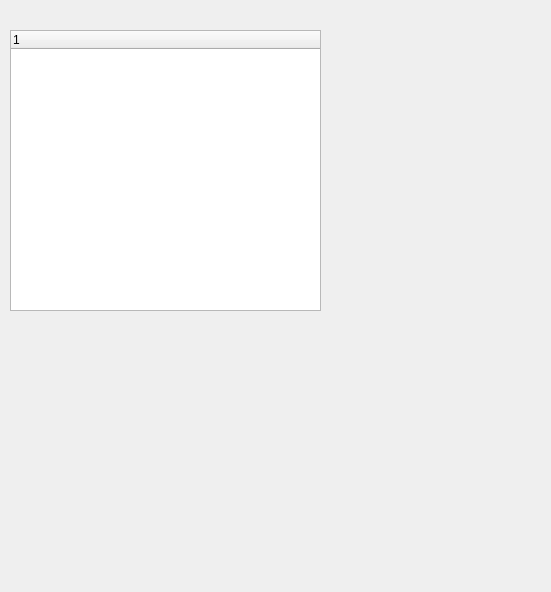
<?xml version="1.0" encoding="UTF-8"?>
<ui version="4.0">
 <class>MyWidget</class>
 <widget class="QWidget" name="MyWidget">
  <property name="geometry">
   <rect>
    <x>0</x>
    <y>0</y>
    <width>551</width>
    <height>592</height>
   </rect>
  </property>
  <property name="windowTitle">
   <string>MyWidget</string>
  </property>
  <widget class="QTreeWidget" name="treeWidget">
   <property name="geometry">
    <rect>
     <x>10</x>
     <y>30</y>
     <width>311</width>
     <height>281</height>
    </rect>
   </property>
  </widget>
 </widget>
 <layoutdefault spacing="6" margin="11"/>
 <resources/>
 <connections/>
</ui>
